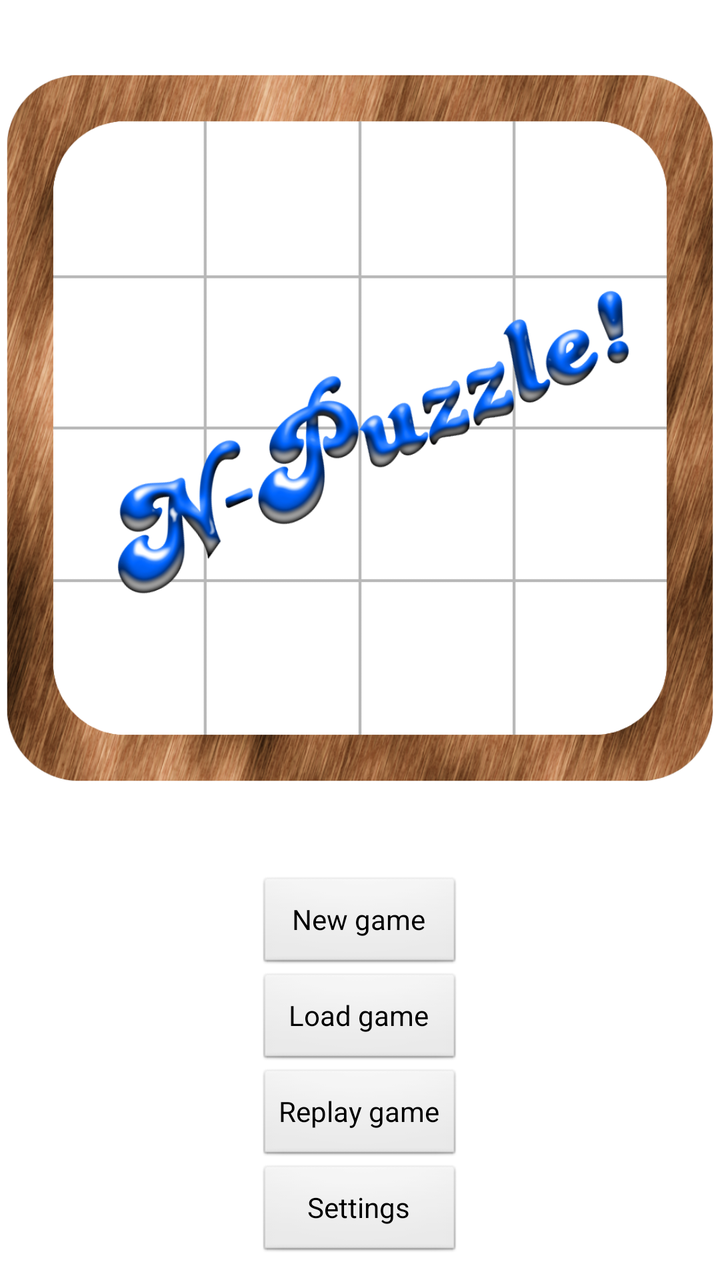
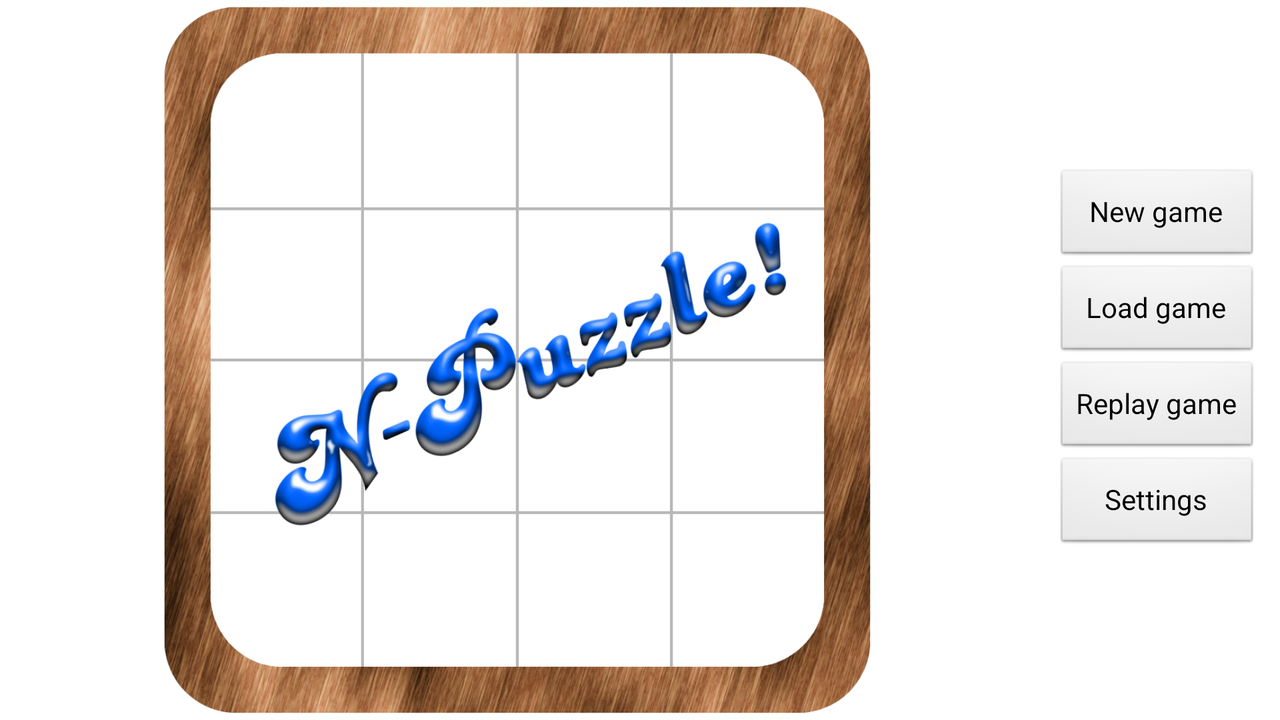

The same Android screen from two of the app's own layout files: first res/layout/ as a phone draws it, then the author's variant for another configuration, drawn on a device whose configuration selects that folder. Both files follow.
<!-- AndroidManifest.xml: application theme AppTheme -->
<!-- res/layout/main_activity.xml -->
<?xml version="1.0" encoding="utf-8"?>
<LinearLayout xmlns:android="http://schemas.android.com/apk/res/android"
    android:layout_width="match_parent"
    android:layout_height="match_parent"
    android:orientation="vertical" >

    <ImageView
        android:layout_width="fill_parent"
        android:layout_height="0dp"
        android:layout_weight="1"
        android:adjustViewBounds="true"
        android:scaleType="centerInside"
        android:src="@drawable/npuzzle_main_screen_logo" />

    <LinearLayout
        android:layout_width="wrap_content"
        android:layout_height="wrap_content"
        android:layout_gravity="center_horizontal"
        android:orientation="vertical"
        android:paddingBottom="10dp"
        android:paddingTop="10dp" >

        <Button
            android:id="@+id/newGameButton"
            android:layout_width="fill_parent"
            android:layout_height="wrap_content"
            android:text="@string/new_game" />

        <Button
            android:id="@+id/loadGameButton"
            android:layout_width="fill_parent"
            android:layout_height="wrap_content"
            android:text="@string/load_game" />

        <Button
            android:id="@+id/replayGameButton"
            android:layout_width="fill_parent"
            android:layout_height="wrap_content"
            android:text="@string/replay_game" />

        <Button
            android:id="@+id/settingsButton"
            android:layout_width="fill_parent"
            android:layout_height="wrap_content"
            android:text="@string/settings" />
    </LinearLayout>

</LinearLayout>
<!-- resources referenced by this layout -->
<resources>
  <!-- drawable npuzzle_main_screen_logo: png bitmap (drawable, 581009 bytes) -->
  <string name="load_game">Load game</string>
  <string name="new_game">New game</string>
  <string name="replay_game">Replay game</string>
  <string name="settings">Settings</string>
  <style name="AppTheme" parent="android:Theme.Light" />
</resources>
<!-- res/layout-land/main_activity.xml (the author's variant of the layout above) -->
<!-- drawn on the phone turned sideways -->
<?xml version="1.0" encoding="utf-8"?>
<LinearLayout xmlns:android="http://schemas.android.com/apk/res/android"
    android:layout_width="match_parent"
    android:layout_height="match_parent"
    android:orientation="horizontal" >

    <ImageView
        android:layout_width="0dp"
        android:layout_height="wrap_content"
        android:layout_gravity="center_vertical"
        android:layout_weight="1"
        android:adjustViewBounds="true"
        android:scaleType="fitCenter"
        android:src="@drawable/npuzzle_main_screen_logo" />

    <LinearLayout
        android:layout_width="wrap_content"
        android:layout_height="wrap_content"
        android:layout_gravity="center_vertical"
        android:orientation="vertical"
        android:paddingLeft="10dp"
        android:paddingRight="10dp" >

        <Button
            android:id="@+id/newGameButton"
            android:layout_width="fill_parent"
            android:layout_height="wrap_content"
            android:text="@string/new_game" />

        <Button
            android:id="@+id/loadGameButton"
            android:layout_width="fill_parent"
            android:layout_height="wrap_content"
            android:text="@string/load_game" />

        <Button
            android:id="@+id/replayGameButton"
            android:layout_width="fill_parent"
            android:layout_height="wrap_content"
            android:text="@string/replay_game" />

        <Button
            android:id="@+id/settingsButton"
            android:layout_width="fill_parent"
            android:layout_height="wrap_content"
            android:text="@string/settings" />
    </LinearLayout>

</LinearLayout>
